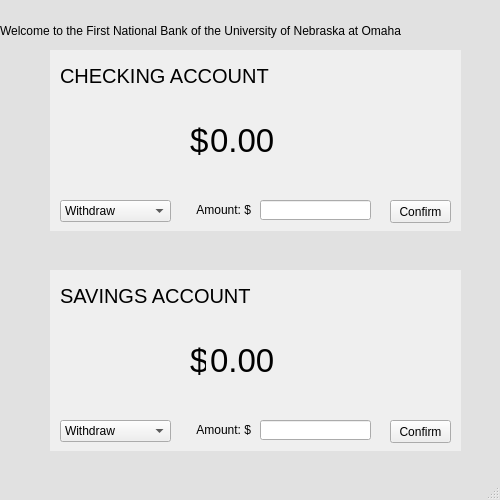
<?xml version="1.0" encoding="UTF-8"?>
<ui version="4.0">
 <class>MainWindow</class>
 <widget class="QMainWindow" name="MainWindow">
  <property name="geometry">
   <rect>
    <x>0</x>
    <y>0</y>
    <width>500</width>
    <height>500</height>
   </rect>
  </property>
  <property name="minimumSize">
   <size>
    <width>500</width>
    <height>500</height>
   </size>
  </property>
  <property name="maximumSize">
   <size>
    <width>500</width>
    <height>500</height>
   </size>
  </property>
  <property name="windowTitle">
   <string>Thank you for choosing FNBUNO.</string>
  </property>
  <property name="windowIcon">
   <iconset>
    <normaloff>fnbuno logo.png</normaloff>fnbuno logo.png</iconset>
  </property>
  <property name="autoFillBackground">
   <bool>false</bool>
  </property>
  <property name="styleSheet">
   <string notr="true">QMainWindow {background: rgb(225, 225, 225)}
</string>
  </property>
  <widget class="QWidget" name="centralwidget">
   <widget class="QLabel" name="welcome_label">
    <property name="geometry">
     <rect>
      <x>0</x>
      <y>10</y>
      <width>501</width>
      <height>41</height>
     </rect>
    </property>
    <property name="text">
     <string>Welcome to the First National Bank of the University of Nebraska at Omaha</string>
    </property>
   </widget>
   <widget class="QWidget" name="savings" native="true">
    <property name="geometry">
     <rect>
      <x>50</x>
      <y>270</y>
      <width>411</width>
      <height>181</height>
     </rect>
    </property>
    <property name="autoFillBackground">
     <bool>true</bool>
    </property>
    <property name="styleSheet">
     <string notr="true"/>
    </property>
    <widget class="QLabel" name="savings_account_label">
     <property name="geometry">
      <rect>
       <x>10</x>
       <y>10</y>
       <width>391</width>
       <height>31</height>
      </rect>
     </property>
     <property name="font">
      <font>
       <pointsize>15</pointsize>
       <weight>50</weight>
       <bold>false</bold>
      </font>
     </property>
     <property name="text">
      <string>SAVINGS ACCOUNT</string>
     </property>
    </widget>
    <widget class="QLabel" name="savings_moneysign">
     <property name="geometry">
      <rect>
       <x>140</x>
       <y>60</y>
       <width>16</width>
       <height>61</height>
      </rect>
     </property>
     <property name="font">
      <font>
       <pointsize>25</pointsize>
      </font>
     </property>
     <property name="text">
      <string>$</string>
     </property>
    </widget>
    <widget class="QComboBox" name="savings_option_select">
     <property name="geometry">
      <rect>
       <x>10</x>
       <y>150</y>
       <width>111</width>
       <height>22</height>
      </rect>
     </property>
     <item>
      <property name="text">
       <string>Withdraw</string>
      </property>
     </item>
     <item>
      <property name="text">
       <string>Deposit</string>
      </property>
     </item>
    </widget>
    <widget class="QLineEdit" name="savings_amount_input">
     <property name="geometry">
      <rect>
       <x>210</x>
       <y>150</y>
       <width>111</width>
       <height>20</height>
      </rect>
     </property>
    </widget>
    <widget class="QLabel" name="savings_amount_label">
     <property name="geometry">
      <rect>
       <x>130</x>
       <y>150</y>
       <width>71</width>
       <height>20</height>
      </rect>
     </property>
     <property name="text">
      <string>Amount: $</string>
     </property>
     <property name="alignment">
      <set>Qt::AlignRight|Qt::AlignTrailing|Qt::AlignVCenter</set>
     </property>
    </widget>
    <widget class="QPushButton" name="savings_option_confirm">
     <property name="geometry">
      <rect>
       <x>340</x>
       <y>150</y>
       <width>61</width>
       <height>23</height>
      </rect>
     </property>
     <property name="text">
      <string>Confirm</string>
     </property>
    </widget>
    <widget class="QLabel" name="savings_balance_label">
     <property name="geometry">
      <rect>
       <x>160</x>
       <y>60</y>
       <width>121</width>
       <height>61</height>
      </rect>
     </property>
     <property name="font">
      <font>
       <pointsize>25</pointsize>
      </font>
     </property>
     <property name="text">
      <string>0.00</string>
     </property>
    </widget>
   </widget>
   <widget class="QWidget" name="checking" native="true">
    <property name="geometry">
     <rect>
      <x>50</x>
      <y>50</y>
      <width>411</width>
      <height>181</height>
     </rect>
    </property>
    <property name="autoFillBackground">
     <bool>true</bool>
    </property>
    <property name="styleSheet">
     <string notr="true"/>
    </property>
    <widget class="QLabel" name="checking_label">
     <property name="geometry">
      <rect>
       <x>10</x>
       <y>10</y>
       <width>391</width>
       <height>31</height>
      </rect>
     </property>
     <property name="font">
      <font>
       <pointsize>15</pointsize>
       <weight>50</weight>
       <bold>false</bold>
      </font>
     </property>
     <property name="text">
      <string>CHECKING ACCOUNT</string>
     </property>
    </widget>
    <widget class="QLabel" name="checking_moneysign">
     <property name="geometry">
      <rect>
       <x>140</x>
       <y>60</y>
       <width>21</width>
       <height>61</height>
      </rect>
     </property>
     <property name="font">
      <font>
       <pointsize>25</pointsize>
      </font>
     </property>
     <property name="text">
      <string>$</string>
     </property>
    </widget>
    <widget class="QComboBox" name="checking_option_select">
     <property name="geometry">
      <rect>
       <x>10</x>
       <y>150</y>
       <width>111</width>
       <height>22</height>
      </rect>
     </property>
     <item>
      <property name="text">
       <string>Withdraw</string>
      </property>
     </item>
     <item>
      <property name="text">
       <string>Deposit</string>
      </property>
     </item>
    </widget>
    <widget class="QLineEdit" name="checking_amount_input">
     <property name="geometry">
      <rect>
       <x>210</x>
       <y>150</y>
       <width>111</width>
       <height>20</height>
      </rect>
     </property>
    </widget>
    <widget class="QLabel" name="checking_amount_label">
     <property name="geometry">
      <rect>
       <x>130</x>
       <y>150</y>
       <width>71</width>
       <height>20</height>
      </rect>
     </property>
     <property name="text">
      <string>Amount: $</string>
     </property>
     <property name="alignment">
      <set>Qt::AlignRight|Qt::AlignTrailing|Qt::AlignVCenter</set>
     </property>
    </widget>
    <widget class="QPushButton" name="checking_option_confirm">
     <property name="geometry">
      <rect>
       <x>340</x>
       <y>150</y>
       <width>61</width>
       <height>23</height>
      </rect>
     </property>
     <property name="text">
      <string>Confirm</string>
     </property>
    </widget>
    <widget class="QLabel" name="checking_balance_label">
     <property name="geometry">
      <rect>
       <x>160</x>
       <y>60</y>
       <width>121</width>
       <height>61</height>
      </rect>
     </property>
     <property name="font">
      <font>
       <pointsize>25</pointsize>
      </font>
     </property>
     <property name="text">
      <string>0.00</string>
     </property>
    </widget>
   </widget>
   <widget class="QLabel" name="checking_error_label">
    <property name="geometry">
     <rect>
      <x>0</x>
      <y>240</y>
      <width>501</width>
      <height>20</height>
     </rect>
    </property>
    <property name="text">
     <string/>
    </property>
    <property name="alignment">
     <set>Qt::AlignCenter</set>
    </property>
   </widget>
   <widget class="QLabel" name="savings_error_label">
    <property name="geometry">
     <rect>
      <x>0</x>
      <y>460</y>
      <width>501</width>
      <height>20</height>
     </rect>
    </property>
    <property name="text">
     <string/>
    </property>
    <property name="alignment">
     <set>Qt::AlignCenter</set>
    </property>
   </widget>
  </widget>
  <widget class="QStatusBar" name="statusbar"/>
 </widget>
 <resources/>
 <connections/>
</ui>
